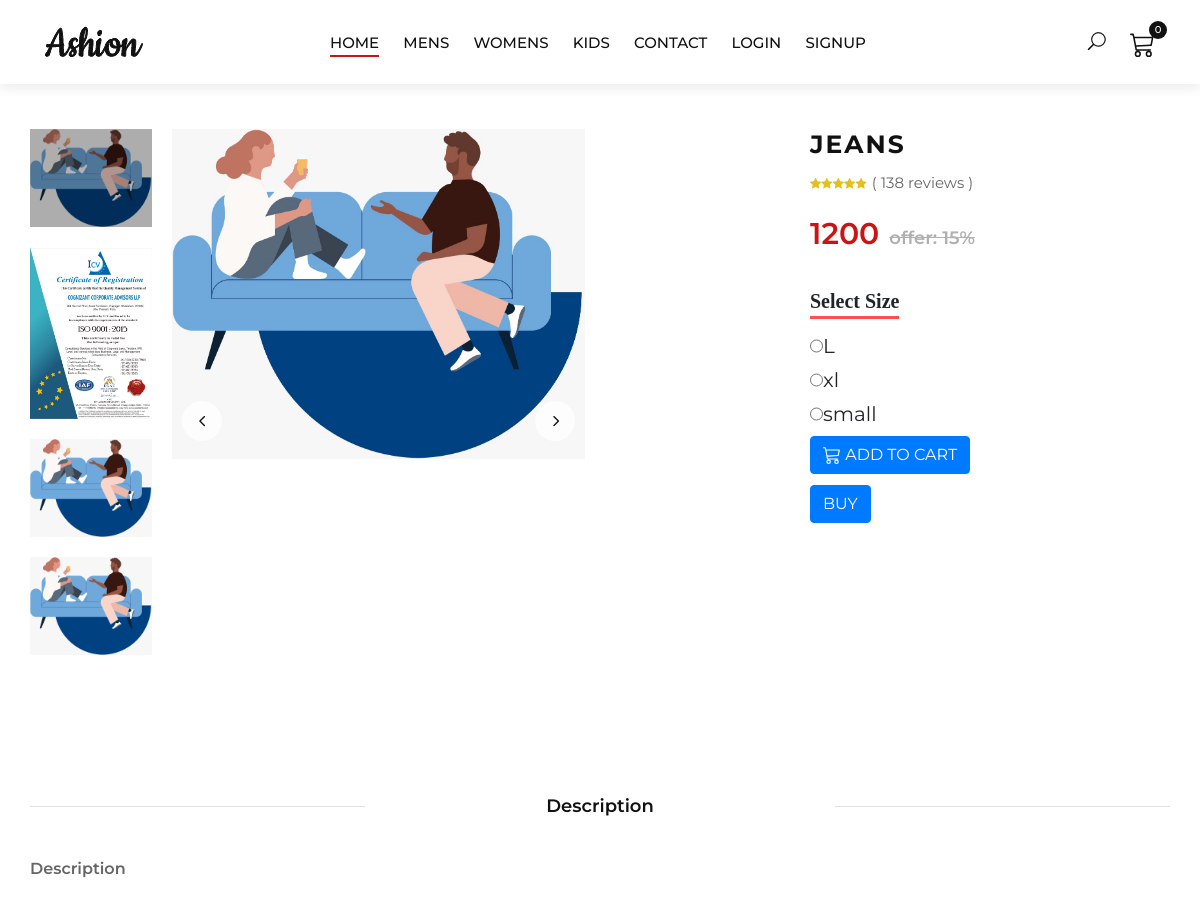
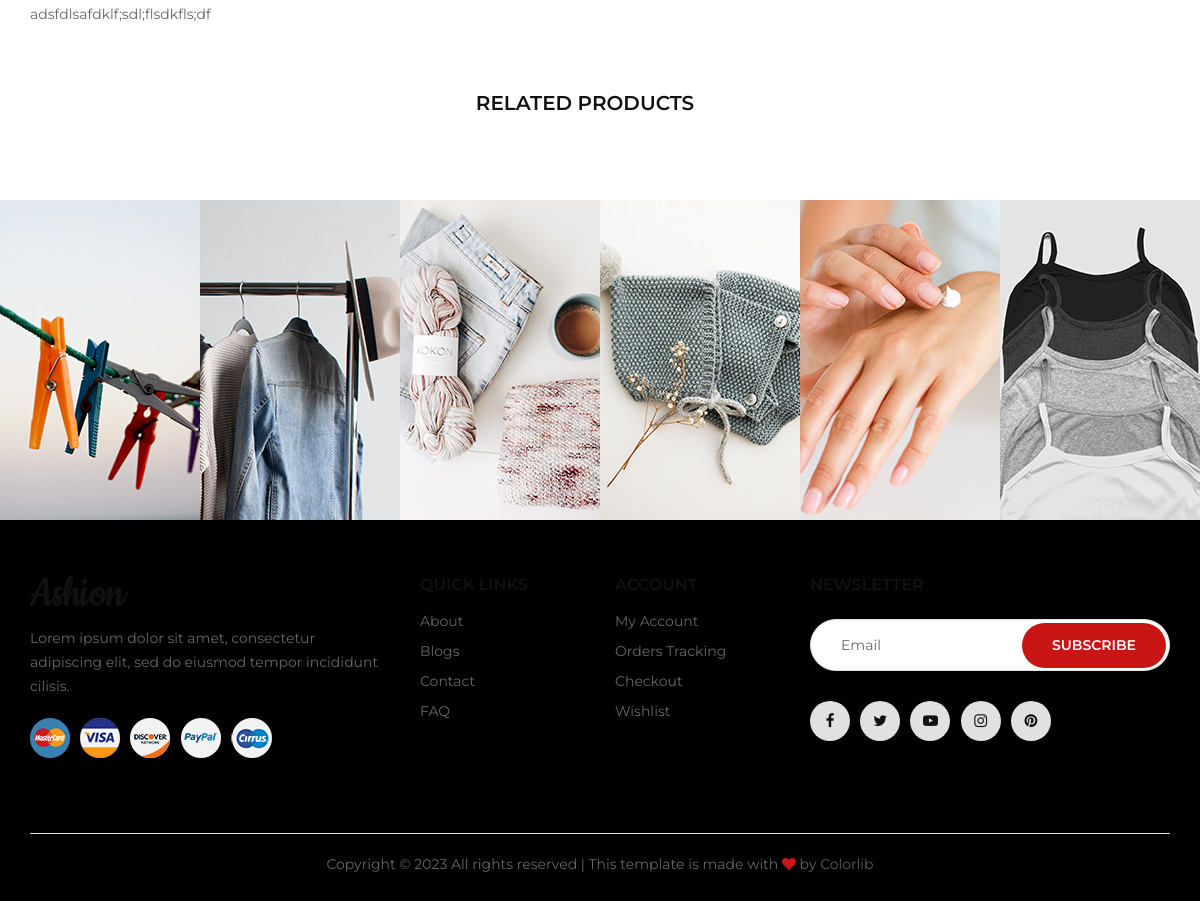
/indexpage2/4, run on the app's committed database (2 pictures, top to bottom).
### app/models.py (models this page shows, shortened)
class Category(models.Model):
    name=models.CharField(max_length=200)

class Product(models.Model):
    select_category=models.ForeignKey(Category,on_delete=models.CASCADE,default=0)
    product_image1=models.ImageField(upload_to="gallery")
    product_image2=models.ImageField(upload_to="gallery")
    product_image3=models.ImageField(upload_to="gallery")
    product_image4=models.ImageField(upload_to="gallery")
    product_name=models.CharField(max_length=200)
    product_price=models.IntegerField(default=0)
    product_offer=models.IntegerField(default=0)
    product_description=RichTextField()

class SizeVarient(models.Model):
    size=models.CharField(max_length=10)
    price=models.CharField(max_length=20)

### app/views.py (the view, shortened to what this page needs)
def indexpage2(request,myid):
    a=Product.objects.filter(id=myid)
    b=Product.objects.filter(select_category=myid)
    hi=Product.objects.get(id=myid)
    c=Category.objects.all()
    d=SizeVarient.objects.all()
    context={'a':a,'b':b,'c':c,'d':d}
    return render(request,'product-details.html',context=context)

### templates/product-details.html (shortened to what this page needs)
<!DOCTYPE html>
<html lang="zxx">
{% load static %}
{% load cart %}
<head>
    <link rel="stylesheet" href="{% static 'css/bootstrap.min.css' %}" type="text/css">
    <link rel="stylesheet" href="{% static 'css/font-awesome.min.css' %}" type="text/css">
    <link rel="stylesheet" href="{% static 'css/elegant-icons.css' %}" type="text/css">
    <link rel="stylesheet" href="{% static 'css/jquery-ui.min.css' %}" type="text/css">
    <link rel="stylesheet" href="{% static 'css/magnific-popup.css' %}" type="text/css">
    <link rel="stylesheet" href="{% static 'css/owl.carousel.min.css' %}" type="text/css">
    <link rel="stylesheet" href="{% static 'css/slicknav.min.css' %}" type="text/css">
    <link rel="stylesheet" href="{% static 'css/style.css' %}" type="text/css">
</head>
<body>
    <header class="header" style="position: fixed;top: 0px;z-index: 58683945893859438;width: 100%;">
        <div class="container-fluid" >
            <div class="row">
                <div class="col-xl-3 col-lg-2">
                    <div class="header__logo">
                        <a href="{% url 'indexpage' %}"><img src="{% static 'img/logo.png' %}" alt=""></a>
                    </div>
                </div>
                <div class="col-xl-6 col-lg-7">
                    <nav class="header__menu" >
                        <ul style="color: white;" >
                            <li class="active" style="color: white;"><a href="{% url 'indexpage' %}" >Home</a></li>
                          {% for i in c %}
                            <li style="color: white;"><a href="{% url 'product' %}?qry={{i.id}}" >{{i.name}}</a></li>
                            {% endfor %}
                            <li style="color: white;"><a href="{% url 'contact' %}" >Contact</a></li>
                            {% if request.user.is_authenticated %}
                            <li><a href="{% url 'logout' %}" >logout</a></li>
                            {% else %}
                            <li style="color: white;">  <a href="{% url 'login' %}" >login</a></li>
                            <li style="color: white;"><a href="{% url 'signup' %}" >signup</a></li>
                            {% endif %}
                        </ul>
                    </nav>
                </div>
                <div class="col-lg-3">
                    <div class="header__right">
                        <ul class="header__right__widget">
                            <li><span class="icon_search search-switch" ></span></li>
                            <li><a href="{% url 'cart' %}">
                                <div class="tip">{{request.session.cart.keys|length}}</div>
                            </a></li>
                        </ul>
                    </div>
                </div>
            </div>
        </div>
    </header>
    <div class="breadcrumb-option">
        <div class="container">
            {% for i in a %}
            <div class="row" id="{{i.id}}">
                <div class="col-lg-12">
                    <div class="breadcrumb__links">
                        <a href="{% url 'indexpage' %}"> Home</a>
                        <a href="#">{{i.select_category.name}}</a>
                        <span>{{i.product_name}}</span>
                    </div>
                </div>
            </div>
            {% endfor %}
        </div>
    </div>
    <section class="product-details spad">
        <div class="container">
            {% for i in a %}
            <div class="row">
                <div class="col-lg-6">
                    <div class="product__details__pic">
                        <div class="product__details__pic__left product__thumb nice-scroll">
                            <a class="pt active" href="#product-1">
                                <img src="{{i.product_image1.url}}" alt="">
                            </a>
                            <a class="pt" href="#product-2">
                                <img src="{{i.product_image2.url}}" alt="">
                            </a>
                            <a class="pt" href="#product-3">
                                <img src="{{i.product_image3.url}}" alt="">
                            </a>
                            <a class="pt" href="#product-4">
                                <img src="{{i.product_image4.url}}" alt="">
                            </a>
                        </div>
                        <div class="product__details__slider__content">
                            <div class="product__details__pic__slider owl-carousel">
                                <img data-hash="product-1" class="product__big__img" src="{{i.product_image1.url}}" alt="">
                            </div>
                        </div>
                    </div>
                </div>
                <div class="col-lg-2"></div>
                <div class="col-lg-4">
                    <div class="product__details__text">
                        <h3 style="font-size: 25px; text-shadow: 2px 4px 6px white; font-weight: 700; letter-spacing: 2px;">{{i.product_name}} </h3>
                        <div class="rating " style="width: 200px;">
                            <i class="fa fa-star"></i>
                            <i class="fa fa-star"></i>
                            <i class="fa fa-star"></i>
                            <i class="fa fa-star"></i>
                            <i class="fa fa-star"></i>
                            <span style="font-size: 15px; ">( 138 reviews )</span>
                        </div>
                        {% if updated_price %}
                        <div class="product__details__price">{{updated_price}}<span>offer: {{i.product_offer}}%</span></div>
                        {% else %}
                        <div class="product__details__price">{{i.product_price}}<span>offer: {{i.product_offer}}%</span></div>
{% endif %}
                       <form action="">
                        <label for="" style="font-size: 20px; font-family: 'Times New Roman', Times, serif; font-weight: 700; border-bottom: 3px solid rgba(255, 0, 0, 0.692); ">Select Size</label>
                        {% for i in d %}
                        <div class="mt-1 " style="display: flex;flex-direction: row;">
                            <input style="cursor: pointer;"  type="radio" name="select" id="" onchange="get_correct_price('{{i.size}}')" >
                            <div style="font-size: 20px;">{{i.size}}</div>
                        </div>
                        {% endfor %}
                       </form>
                        {% if i|is_in_cart:request.session.cart %}
                        <div class="" style=" display: flex;flex-direction: row;border-radius: 30px;width: 40%;">
                            <div class="" style="border: 1px solid black;" >
                                <form action="" method="post">
                                    {% csrf_token %}
                                    <input type="text" name="remove" id="" value="True" hidden>
                  <input type="text" name="productid" id="" value="{{i.id}}" hidden>
                  <input type="submit" name="" id="" value="-" class="col-2 btn btn-block">
                                </form>
                            </div>
                            <div class="text-center col" style="margin-top: 3%;margin-left: 3%;">{{i|cart_quantity:request.session.cart}} in cart</div>
                            <div class="" style="margin-left: 13%;border: 1px solid black;" >
                                <form action="" method="post">
                                <div class="">
                                {% csrf_token %}
                                <input type="text" name="productid" id="" value="{{i.id}}" hidden>
                                <input type="submit" name="" id="" value="+" class="col-2 btn btn-block">
                              </div>
                            </form></div>
                        </div>
                        <a href="{% url 'cart' %}?size={{selected_size}}" class="btn btn-primary" style="margin-top: 3%;margin-left: 1%;width: 40%;">GO TO CART</a>
                        </div>
                       {% else %}
                        <div style="margin-top: 2%;"><form action="" method="post">
                            <button type="submit" class="btn btn-primary" > ADD TO CART</button>
                          </form>
                          <a href="{% url 'buy' %}?qry={{i.id}}" class="btn btn-primary" style="margin-top: 3%;">BUY</a>
                          {% endif %}
                    </div>
                    <br>
                </div>
                <br>
            </div>
            <div class="container">
                <div class="product__details__tab">
                    <ul class="nav nav-tabs" role="tablist">
                        <li class="nav-item">
                            <a class="nav-link active" data-toggle="tab" href="#tabs-1" role="tab">Description</a>
                        </li>
                    </ul>
                    <div class="tab-content">
                        <div class="tab-pane active" id="tabs-1" role="tabpanel">
                            <h6>Description</h6>
                            <p>{{i.product_description|safe}}</p>
                        </div>
                    </div>
                </div>
            </div>
            {% endfor %}
            <div class="container-fluid row">
                <div class="col-lg-12 text-center">
                    <div class="related__title">
                        <h5>RELATED PRODUCTS</h5>
                    </div>
                </div>
            </div>
        </div>
    </section>
    <div class="instagram">
        <div class="container-fluid">
            <div class="row">
                <div class="col-lg-2 col-md-4 col-sm-4 p-0">
                    <div class="instagram__item set-bg" data-setbg="img/instagram/insta-1.jpg">
                    </div>
                </div>
                <div class="col-lg-2 col-md-4 col-sm-4 p-0">
                    <div class="instagram__item set-bg" data-setbg="img/instagram/insta-2.jpg">
                    </div>
                </div>
                <div class="col-lg-2 col-md-4 col-sm-4 p-0">
                    <div class="instagram__item set-bg" data-setbg="img/instagram/insta-3.jpg">
                    </div>
                </div>
                <div class="col-lg-2 col-md-4 col-sm-4 p-0">
                    <div class="instagram__item set-bg" data-setbg="img/instagram/insta-4.jpg">
                    </div>
                </div>
                <div class="col-lg-2 col-md-4 col-sm-4 p-0">
                    <div class="instagram__item set-bg" data-setbg="img/instagram/insta-5.jpg">
                    </div>
                </div>
                <div class="col-lg-2 col-md-4 col-sm-4 p-0">
                    <div class="instagram__item set-bg" data-setbg="img/instagram/insta-6.jpg">
                    </div>
                </div>
            </div>
        </div>
    </div>
    <footer class="footer" style="background-color: black;">
        <div class="container">
            <div class="row">
                <div class="col-lg-4 col-md-6 col-sm-7">
                    <div class="footer__about">
                        <div class="footer__logo">
                            <a href="./index.html"><img src="{% static 'img/logo.png' %}" alt=""></a>
                        </div>
                        <p>Lorem ipsum dolor sit amet, consectetur adipiscing elit, sed do eiusmod tempor incididunt
                        cilisis.</p>
                        <div class="footer__payment">
                            <a href="#"><img src="img/payment/payment-1.png" alt=""></a>
                            <a href="#"><img src="img/payment/payment-2.png" alt=""></a>
                            <a href="#"><img src="img/payment/payment-3.png" alt=""></a>
                            <a href="#"><img src="img/payment/payment-4.png" alt=""></a>
                            <a href="#"><img src="img/payment/payment-5.png" alt=""></a>
                        </div>
                    </div>
                </div>
                <div class="col-lg-2 col-md-3 col-sm-5">
                    <div class="footer__widget">
                        <h6>Quick links</h6>
                        <ul>
                            <li><a href="#">About</a></li>
                            <li><a href="#">Blogs</a></li>
                            <li><a href="#">Contact</a></li>
                            <li><a href="#">FAQ</a></li>
                        </ul>
                    </div>
                </div>
                <div class="col-lg-2 col-md-3 col-sm-4">
                    <div class="footer__widget">
                        <h6>Account</h6>
                        <ul>
                            <li><a href="#">My Account</a></li>
                            <li><a href="#">Orders Tracking</a></li>
                            <li><a href="#">Checkout</a></li>
                            <li><a href="#">Wishlist</a></li>
                        </ul>
                    </div>
                </div>
                <div class="col-lg-4 col-md-8 col-sm-8">
                    <div class="footer__newslatter">
                        <h6>NEWSLETTER</h6>
                        <form action="#">
                            <input type="text" placeholder="Email">
                            <button type="submit" class="site-btn">Subscribe</button>
                        </form>
                        <div class="footer__social">
                            <a href="#"><i class="fa fa-facebook"></i></a>
                            <a href="#"><i class="fa fa-twitter"></i></a>
                            <a href="#"><i class="fa fa-youtube-play"></i></a>
                            <a href="#"><i class="fa fa-instagram"></i></a>
                            <a href="#"><i class="fa fa-pinterest"></i></a>
                        </div>
                    </div>
                </div>
            </div>
            <div class="row">
                <div class="col-lg-12">
                    <div class="footer__copyright__text">
                        <p>Copyright &copy; <script>document.write(new Date().getFullYear());</script> All rights reserved | This template is made with <i class="fa fa-heart" aria-hidden="true"></i> by <a href="https://colorlib.com" target="_blank">Colorlib</a></p>
                    </div>
                </div>
            </div>
        </div>
    </footer>
</body>
</html>

### data on the page
Category: name "MENS"
Category: name "WOMENS"
Category: name "KIDS"
Product: product_image1 (picture), product_image2 (picture), product_image3 (picture), product_image4 (picture), product_name "JEANS", product_price "1200", product_offer "15", product_description "adsfdlsafdklf;sdl;flsdkfls;df"
SizeVarient: size "L"
SizeVarient: size "xl"
SizeVarient: size "small"

### other printed values
{{ request.session.cart.keys|length }} "0"
